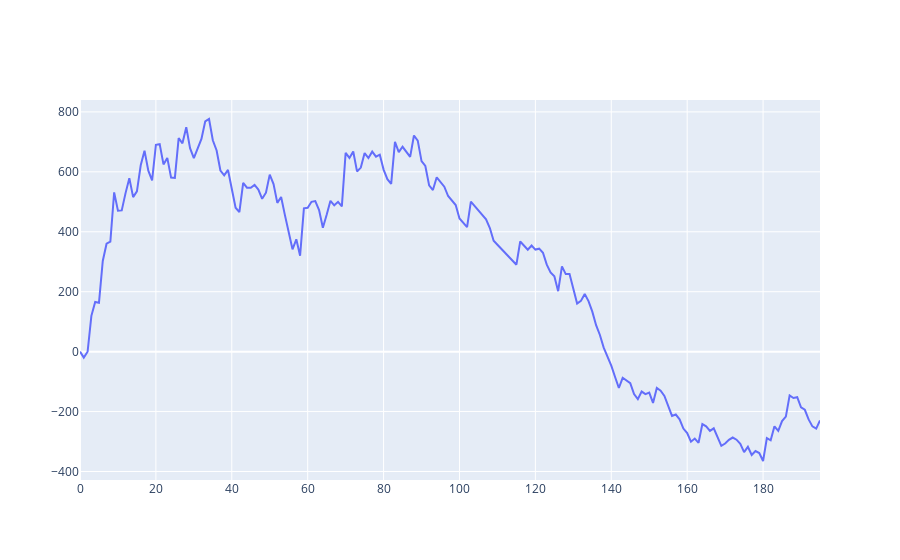

Notebook code cell kept with this figure:
### Code cell
fig = go.Figure()

fig.add_scatter(x=x, y=y)
fig.show()

### Figure 1 — Plotly figure (JSON) as saved in the notebook; plotly's stock layout.template omitted (floating-point values rounded to 4 significant figures; data arrays with more than 128 entries replaced by an {"elided": "..."} marker saying what was removed)
{"data": [{"type": "scatter", "x": {"elided": "196 int values"}, "y": {"elided": "196 float values"}}], "layout": {}}
